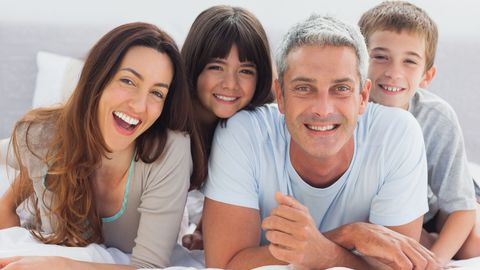
#> input picture Boyaketa/asset/images/img.jpg, 480 x 270 px
$ python boyaketa.py
#> lines starting #> are read from the running program, lines starting #| are printed output that depends on the picture; after the words box and inside, x2 and y2 are one past the last pixel; in counts of white or black regions, pixels touching at a corner belong together
# -*- coding: utf-8 -*-

import cv2

img = cv2.imread('../../asset/images/img.jpg');
#> img is the input picture: shape (270, 480, 3); mean B, G, R 145.3, 150.8, 172.2

gray = cv2.cvtColor(img, cv2.COLOR_BGR2GRAY)
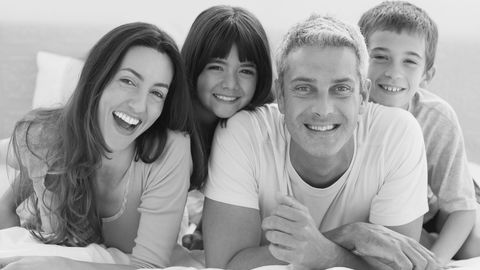
#> gray: shape (270, 480); min 2, max 249, mean 156.6

face_cascade = cv2.CascadeClassifier('cascade.xml')

faces = face_cascade.detectMultiScale(gray, 1.3, 5)
#> faces = [[198, 48, 65, 65], [358, 31, 76, 76], [269, 52, 102, 102]]

if len(faces) != 0:
    for f in faces:

        x, y, w, h = [ v for v in f ]

        sub_face = img[y:y+h, x:x+w]
        sub_face = cv2.GaussianBlur(sub_face,(23, 23), 30)
        img[y:y+sub_face.shape[0], x:x+sub_face.shape[1]] = sub_face
        face_file_name = "./face_" + str(y) + ".jpg"
#> this loop made 3 passes
#> (x, y, w, h, face_file_name) on passes 1 to 3: (198, 48, 65, 65, './face_48.jpg'), (358, 31, 76, 76, './face_31.jpg'), (269, 52, 102, 102, './face_52.jpg')
#> pass 1, `sub_face = img[y:y+h, x:x+w]`:
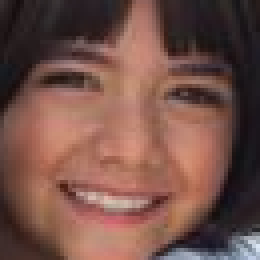
#> sub_face: shape (65, 65, 3) (shown 4 times larger); mean B, G, R 72.7, 81.2, 116.8
#> pass 1, `sub_face = cv2.GaussianBlur(sub_face,(23, 23), 30)`:
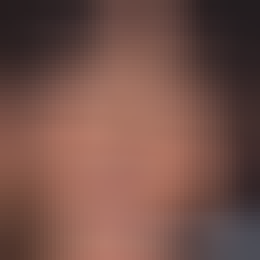
#> sub_face: shape (65, 65, 3) (shown 4 times larger); mean B, G, R 72.6, 81.2, 117.1
#> pass 2, `sub_face = img[y:y+h, x:x+w]`:
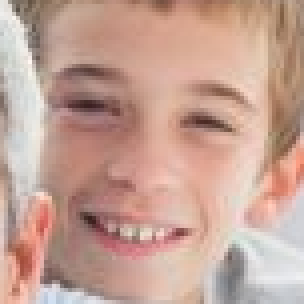
#> sub_face: shape (76, 76, 3) (shown 4 times larger); mean B, G, R 148.6, 161.4, 196.9
#> pass 2, `sub_face = cv2.GaussianBlur(sub_face,(23, 23), 30)`:
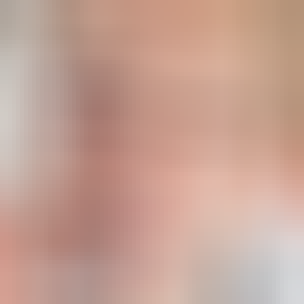
#> sub_face: shape (76, 76, 3) (shown 4 times larger); mean B, G, R 148.6, 161.5, 197.1
#> after the loop:
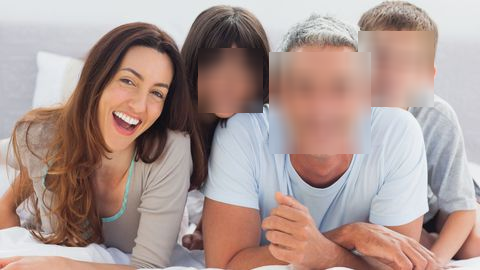
#> img: shape (270, 480, 3); 15.19% of pixels changed, all inside (x1, y1, x2, y2) = (198, 31, 434, 154)

cv2.imshow('img',img)

cv2.waitKey(0)

cv2.destroyAllWindows()
cv2.imwrite("../../asset/images/result.png", img)
